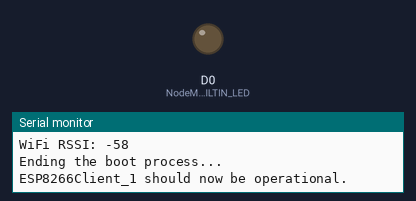
This sketch was run on a simulated ESP8266 (NodeMCU). On the bench: output pins drawn as LEDs (lit = HIGH), the last lines printed to the serial monitor. WiFi joins after 1.5 s; servers stay silent unless stated; uploads are accepted with an empty reply.

Above: at 3.1 s.
At 33.8 s:
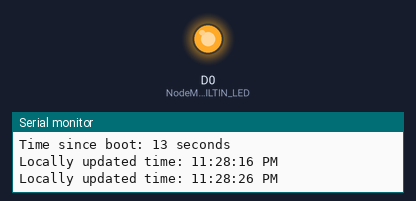
Timing chart, 0 to 82.2 s (numbered marks = the images above):
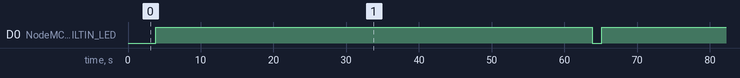

The sketch:

Node-RED_TimeServer_v2.0.ino
```cpp
#include <ESP8266WiFi.h>
#include <WiFiClient.h>

// Replace with a different esp8266unitNumber to identify multiple ESP8266 NodeMCU devices
const char* esp8266unitNumber = "ESP8266Client_1";  // Set a esp8266unitNumber to identify each ESP8266 NodeMCU (example "ESP8266Client_1")

// Replace with your network credentials
const char* WIFI_SSID = "wifi_ssid";                   // Set the WIFI ssid to connect to (example "WiFi SSID")
const char* WIFI_PASSWORD = "your_password";            // Set the WIFI password (example "Wifi Password")

// Replace with the IP address of your Node-RED API server
const char* NODERED_SERVER = "10.0.0.111";          // Set the Node-RED server ip address (example "10.0.0.111")
const int NODERED_PORT = 1880;                      // Set the Node-RED port number (default port is 1880)

// Declare variables for the built in LED's
const int NodeMCU_BUILTIN_LED = D0;    // Onboard LED (GPIO16) pin D0
// const int ESP8266_BUILTIN_LED = D4; // Onboard LED (GPIO2) pin D4
// When the pin is 1/HIGH, the LED is off
// When the pin is 0/LOW, the LED is on

// Replace with the correct timezone_offset for your location
int timezone_offset = -7;

String line;
String timestamp;
String boot_unix_timestamp;
String current_time;
String updated_time;
WiFiClient client;
bool booted = false;
int boot_time = 0;

void setup() {
  Serial.begin(115200);
  delay(500);

  // Print boot message
  Serial.println("\n\nStarting the boot process...");

  // Print device identifier
  Serial.print("Device identifier: ");
  Serial.println(esp8266unitNumber);

  // Print firmware version
  Serial.print("Firmware version: ");
  Serial.println(ESP.getSdkVersion());

  // Print details about the device's firmware
  Serial.print("Boot version: ");
  Serial.println(ESP.getBootVersion());
  Serial.print("Boot mode: ");
  Serial.println(ESP.getBootMode());
  Serial.print("CPU frequency: ");
  Serial.println(ESP.getCpuFreqMHz());
  Serial.print("Flash size: ");
  Serial.println(ESP.getFlashChipSize());

  // Print memory usage
  Serial.print("Free heap: ");
  Serial.println(ESP.getFreeHeap());
  Serial.print("Heap fragmentation: ");
  Serial.println(ESP.getHeapFragmentation());

  // Print chip information
  Serial.print("Chip ID: ");
  Serial.println(ESP.getChipId());
  Serial.print("Flash chip ID: ");
  Serial.println(ESP.getFlashChipId());

  // Initilize the following built in LED's as outputs and set their starting state
  Serial.println("Setting the following built in LED's as outputs.");
  pinMode(NodeMCU_BUILTIN_LED, OUTPUT);
  // digitalWrite(NodeMCU_BUILTIN_LED, HIGH); // When the pin is 1/HIGH, the LED is off
  digitalWrite(NodeMCU_BUILTIN_LED, LOW); // When the pin is 0/LOW, the LED is on
  Serial.println("LED: 'NodeMCU_BUILTIN_LED' (GPIO16)");

  // Connect to WiFi
  WiFi.begin(WIFI_SSID, WIFI_PASSWORD);
  while (WiFi.status() != WL_CONNECTED) {
    delay(1000);
    Serial.println("Connecting to WiFi...");
  }
  Serial.println("Connected to WiFi");

  // Print STATION mode specific details about the device's WiFi capabilities
  Serial.print("WiFi SSID: ");
  Serial.println(WiFi.SSID());
  Serial.print("WiFi local IP address: ");
  Serial.println(WiFi.localIP());
  Serial.print("WiFi subnet mask: ");
  Serial.println(WiFi.subnetMask());
  Serial.print("WiFi gateway IP address: ");
  Serial.println(WiFi.gatewayIP());
  Serial.print("WiFi DNS server IP address: ");
  Serial.println(WiFi.dnsIP());

  // Print the remaining details about the device's WiFi capabilities
  Serial.print("WiFi mode: ");
  Serial.println(WiFi.getPhyMode());
  Serial.print("WiFi channel: ");
  Serial.println(WiFi.channel());
  Serial.print("WiFi MAC address: ");
  Serial.println(WiFi.macAddress());

  // Print WiFi connection status
  Serial.print("WiFi status: ");
  Serial.println(WiFi.status());

  // Print WiFi signal strength
  Serial.print("WiFi RSSI: ");
  Serial.println(WiFi.RSSI());

  // End the boot process and print client ready message
  Serial.println("Ending the boot process...\n");
  Serial.print(esp8266unitNumber);
  Serial.println(" should now be operational.\n");
}

void loop() {
  digitalWrite(NodeMCU_BUILTIN_LED, LOW); // When the pin is 0/LOW, the LED is on
  if (WiFi.status() != WL_CONNECTED) {
    Serial.println("Rebooting");
    delay(200);
    Serial.end();
    delay(200);
    setup();
  } else {
    yield();
    if (client.connect(NODERED_SERVER, NODERED_PORT)) {
      yield();
      // Make a GET request to the API endpoint for a response
      client.println("GET /timeserver_all HTTP/1.1");
      client.println("Host: " + String(NODERED_SERVER));
      client.println("Connection: close");
      client.println();
    } else {
      Serial.println("Something went wrong here 1");
      delay(100);
      Serial.println("Rebooting");
      delay(200);
      Serial.end();
      delay(200);
      setup();
    }
    while (client.connected()) {
      yield();
      while (client.available()) {
        yield();
        line = client.readStringUntil('\r');
      }
    }

    String api_response = extractJson(line);
    Serial.print("\nAPI endpoint response: ");
    Serial.println(api_response);

    timestamp = getTimestamp(line);
    Serial.print("Timestamp: ");
    Serial.println(timestamp);

    if (booted != true) {
      boot_unix_timestamp = String(getLocalUnixTimestamp());
      Serial.print("Boot unix_timestamp: ");
      Serial.println(boot_unix_timestamp);
      booted = true;
    } else {
      String unix_timestamp = String(getLocalUnixTimestamp());
      Serial.print("Unix_timestamp: ");
      Serial.println(unix_timestamp);
    }

    current_time = getCurrentTimeHHMMSS();
    Serial.print("Servers current time: ");
    Serial.println(current_time);

    client.stop();
  }

  digitalWrite(NodeMCU_BUILTIN_LED, HIGH); // When the pin is 1/HIGH, the LED is off
  delay(10000); // interval of 10s between each update
  if (boot_time == 0) {
    boot_time = (millis()/1000);
  }
  Serial.print("Time since boot: ");
  Serial.print(String(millis()/1000));
  Serial.println(" seconds");
  updated_time = updateTime();
  Serial.print("Locally updated time: ");
  Serial.println(updated_time);
  delay(10000); // interval of 10s between each update
  updated_time = updateTime();
  Serial.print("Locally updated time: ");
  Serial.println(updated_time);
  delay(10000); // interval of 10s between each update
  updated_time = updateTime();
  Serial.print("Locally updated time: ");
  Serial.println(updated_time);
  delay(10000); // interval of 10s between each update
  updated_time = updateTime();
  Serial.print("Locally updated time: ");
  Serial.println(updated_time);
  delay(10000); // interval of 10s between each update
  updated_time = updateTime();
  Serial.print("Locally updated time: ");
  Serial.println(updated_time);
  delay(10000); // interval of 10s between each update
  updated_time = updateTime();
  Serial.print("Locally updated time: ");
  Serial.println(updated_time);
}

String extractJson(String json) {
  String response = json.substring(1, json.length());
  return response;
}

String getTimestamp(String json) {
  int startIndex = json.indexOf("timestamp") + 11; // start index of timestamp value
  int endIndex = json.indexOf("timestamp") + 24; // end index of timestamp value

  String response = json.substring(startIndex, endIndex);
  return response;
}

long long getLocalUnixTimestamp() {
  long long timestamp_long = strtoll(timestamp.c_str(), NULL, 10) / 1000;
  int adjustment = timezone_offset * 3600;
  // Check the sign of the "timezone_offset" variable. If less than 0, the subtraction is performed, otherwise, the addition is performed.
  if (timezone_offset < 0) {
      return timestamp_long - abs(adjustment);
    } else {
      return timestamp_long + adjustment;
  }
}

String updateTime() {
  long long timestamp_long = strtoll(String((boot_unix_timestamp.toInt() + (millis()/1000)) - boot_time).c_str(), NULL, 10);
  time_t now = timestamp_long;
  char time[20];
  strftime(time, 20, "%r", localtime(&now));
  return String(time);
}

String getCurrentTimeHHMMSS() {
  time_t now = getLocalUnixTimestamp();
  char time[20];
  strftime(time, 20, "%r", localtime(&now));
  return String(time);
}
```

Measured:
- by itself, D0 (NodeMCU_BUILTIN_LED): alternates HIGH for 60.0 s and LOW for 1.3 s
